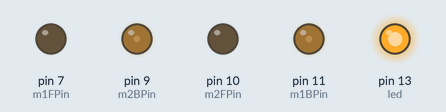
This sketch was run on a simulated Arduino Uno, built with avr-gcc and run on an emulated ATmega328P. Parts: output pins drawn as LEDs (lit = HIGH).

Above: at 0.05 s.
At 1.95 s:
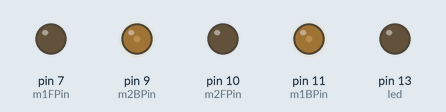
Timing chart, 0 to 3.0 s (numbered marks = the images above):
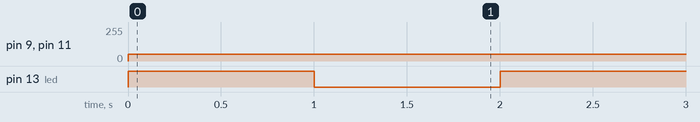

The sketch:

Drawbot.ino
```cpp
int m1FPin = 7;
int m1BPin = 11;
int m2FPin = 10;
int m2BPin = 9;

int sens_raw;

const byte DIR_FORWARD = 0;
const byte DIR_BACKWARD = 1;
const byte DIR_LEFT = 2;
const byte DIR_RIGHT = 3;
const byte DIR_STOP = 4;

void walkDir( byte dir ){
    if( dir==DIR_FORWARD ){
        analogWrite( m1FPin, 0 );
        analogWrite( m1BPin, 50 );
        analogWrite( m2FPin, 0 );
        analogWrite( m2BPin, 50 );
    }
    else if( dir==DIR_LEFT ){
        analogWrite( m1FPin, HIGH );
        analogWrite( m1BPin, LOW );
        analogWrite( m2FPin, LOW );
        analogWrite( m2BPin, HIGH );
    }
    else if( dir==DIR_STOP ){
        analogWrite( m1FPin, LOW );
        analogWrite( m1BPin, LOW );
        analogWrite( m2FPin, LOW );
        analogWrite( m2BPin, LOW );
    }
}

int led = 13;

// the setup routine runs once when you press reset:
void setup() {
  // initialize the digital pin as an output.
  pinMode(led, OUTPUT);
}

// the loop routine runs over and over again forever:


void loop() {

        walkDir( DIR_FORWARD );
        digitalWrite(led, HIGH);   // turn the LED on (HIGH is the voltage level)
        delay(1000);               // wait for a second
        digitalWrite(led, LOW);    // turn the LED off by making the voltage LOW
        delay(1000);               // wait for a second
// Serial.print(sens_raw);
// delay(500);
}
```

Measured:
- by itself, pin 9 (m2BPin), pin 11 (m1BPin): 0/255 → 50/255 at 0.00 s
- by itself, pin 13 (led): alternates HIGH for 1.0 s and LOW for 1.0 s
